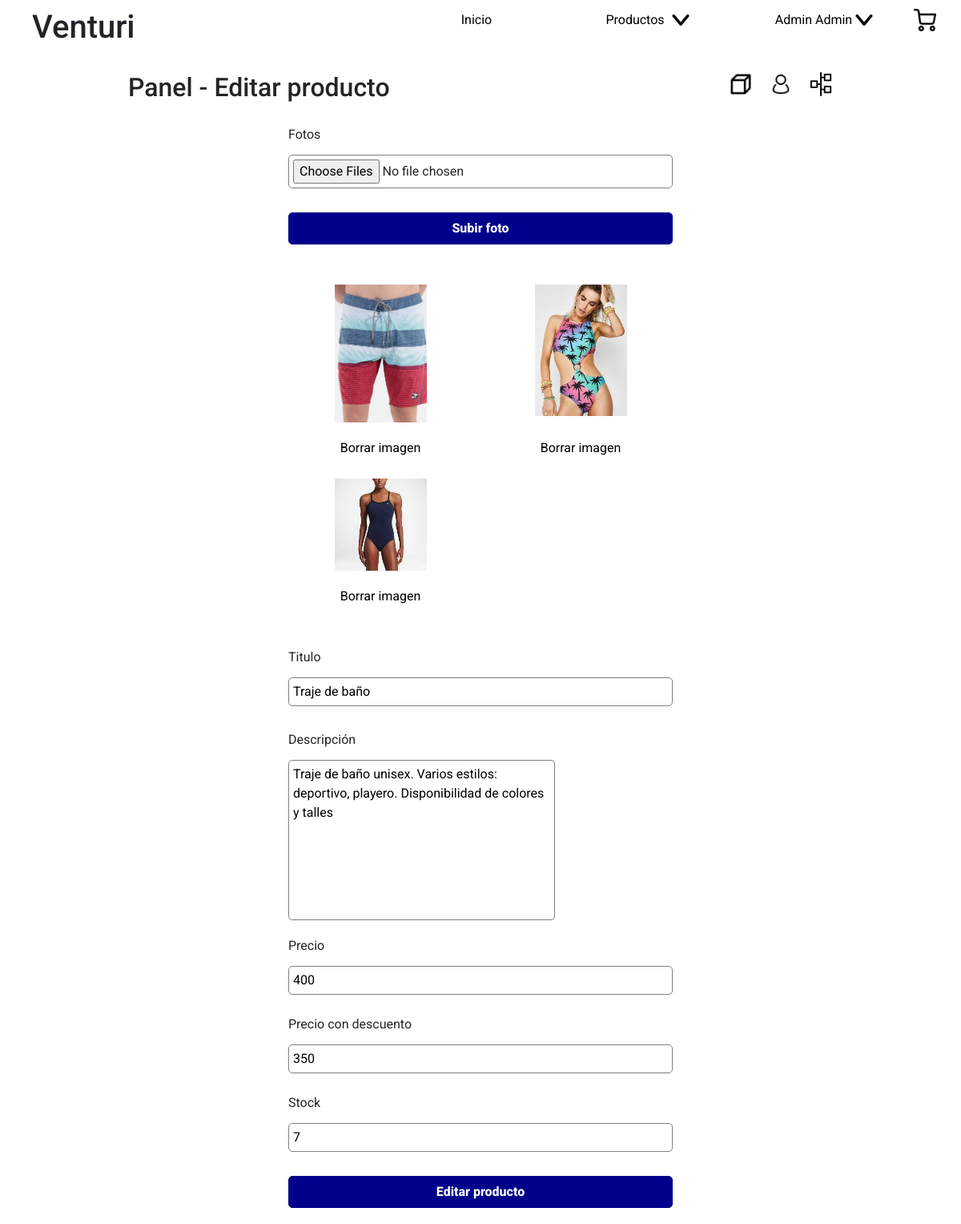
/index.php?section=panel&category=productEdit&id=3 (signed in), run on the app's committed database.
### tables this page shows
CREATE TABLE IF NOT EXISTS products_photos (
    id int UNSIGNED NOT NULL AUTO_INCREMENT,
    image varchar(255) NOT NULL,
    products_id INT UNSIGNED NOT NULL,
    PRIMARY KEY (id),
    FOREIGN KEY (products_id)
    REFERENCES products (id)
    ON DELETE CASCADE
    ON UPDATE CASCADE
);

CREATE TABLE IF NOT EXISTS products (
    id int UNSIGNED NOT NULL AUTO_INCREMENT,
    title varchar(100) NOT NULL,
    description text(1000),
    price int NOT NULL DEFAULT 0,
    discount int DEFAULT NULL,
    stock int NOT NULL DEFAULT 0,
    created_at TIMESTAMP NOT NULL DEFAULT CURRENT_TIMESTAMP,
    updated_at TIMESTAMP NOT NULL DEFAULT CURRENT_TIMESTAMP,
    PRIMARY KEY (id)
);

### back/config/functions/sql.php (called while the page is built, shortened)
<?php
function select($query){
global $cnx;
$matchs = [];
$rta = mysqli_query($cnx, $query);
if(mysqli_num_rows($rta) > 0){
    while($match = mysqli_fetch_assoc($rta)):
        $matchs[] = $match;
    endwhile;
}
return $matchs;
}

### site/components/inputs/editPhotos.php (the view)
<?php if(isset($product["images"]) && !empty($product["images"])): ?>
    <div id="input" class="editPhotosInput">
        <div>
            <ul>
                <?php for ($i=0; $i < count($product["images"]); $i++): ?>
                    <li>
                        <img src="./site/images/products/<?= $product["images"][$i]["image"] ?>.jpg" alt="Foto n° <?= ($i+1) ?> del producto <?= $product["title"] ?>">
                        <a href="./back/controller/products_has_photos/delete.php?id=<?= $product["images"][$i]["id"] ?>&product_id=<?= $product["id"] ?>">Borrar imagen</a>
                    </li>
                <?php endfor; ?>
            </ul>
        </div>
    </div>
<?php endif; ?>

### site/components/inputs/titleInput.php (shortened to what this page needs)
<div id="input">
    <div>
        <label for="title">Titulo</label>
        <input type="text" name="title" id="title" <?php if(!isset($product["title"])): ?> placeholder="Titulo del producto" <?php else: ?> value="<?= $product['title'] ?>" <?php endif; ?>>
    </div>
</div>

### site/components/inputs/descriptionInput.php (shortened to what this page needs)
<div id="input">
    <div>
        <label for="description">Descripción</label>
        <textarea name="description" id="description" <?php if(!isset($product["description"])): ?> placeholder="Descripción del producto" ><?php else: ?>><?= $product["description"] ?><?php endif; ?></textarea>
    </div>
</div>

### site/components/inputs/priceInput.php (shortened to what this page needs)
<div id="input">
    <div>
        <label for="price">Precio</label>
        <input type="number" name="price" id="price" <?php if(!isset($product["price"])): ?> placeholder="0" <?php else: ?> value="<?= $product['price'] ?>" <?php endif; ?> step="any" />
    </div>
</div>

### site/components/inputs/discountInput.php (shortened to what this page needs)
<div id="input">
    <div>
        <label for="discount">Precio con descuento</label>
        <input type="number" name="discount" id="discount" <?php if(!isset($product["discount"])): ?> placeholder="0" <?php else: ?> value="<?= $product['discount'] ?>" <?php endif; ?> step="any" />
    </div>
</div>

### site/components/inputs/stockInput.php (shortened to what this page needs)
<div id="input">
    <div>
        <label for="stock">Stock</label>
        <input type="number" name="stock" id="stock" <?php if(!isset($product["stock"])): ?> placeholder="0" <?php else: ?> value="<?= $product['stock'] ?>" <?php endif; ?>/>
    </div>
</div>

### site/css/index.css (style rules this page uses)
* { margin: 0; padding: 0; font-family: 'Roboto', sans-serif; box-sizing: border-box; }
body { max-width: 1920px; margin-left: auto; margin-right: auto; }

### site/css/views/panel/productEdit.css (style rules this page uses)
#productEdit >form >div { display: grid; grid-template-columns: 1fr; grid-template-rows: auto auto; grid-gap: 10px; }
#productEdit >form >div:nth-of-type(3) { grid-template-columns: auto auto; grid-template-rows: 1fr; }
#productEdit >form >div >div { display: grid; grid-template-columns: 1fr; grid-template-rows: auto auto; }
#productEdit >form >div >div input { margin-top: 5px; }
#productEdit >form textarea { width: 100%; height: 200px; resize: none; outline: none; border: 1px solid grey; border-radius: 5px; margin-top: 5px; padding: 5px; }

### site/css/components/input.css (style rules this page uses)
#input { width: 100%; display: grid; grid-template-columns: 1fr; grid-gap: 5px; margin-top: 10px; }
#input >div >input { width: 100%; padding: 5px; border: 1px solid grey; border-radius: 5px; outline: none; display: block; margin-top: 5px; }

### site/css/components/editPhotosInput.css (style rules this page uses)
.editPhotosInput >div >ul { display: grid; grid-template-columns: 1fr 1fr; grid-gap: 20px; }
.editPhotosInput >div >ul >li { display: grid; grid-template-columns: 1fr; grid-template-rows: 1fr 30px; grid-gap: 20px; }
.editPhotosInput >div >ul >li >img { display: block; width: 50%; margin-left: auto; margin-right: auto; }
.editPhotosInput >div >ul >li >a { display: block; text-decoration: none; color: black; margin-left: auto; margin-right: auto; width: fit-content; }

### data on the page
products_photos: image (picture)
products_photos: image (picture)
products_photos: image (picture)
products: title "Traje de baño", description "Traje de baño unisex. Varios estilos: deportivo, playero. Disponibilidad de colores y talles", price "400", discount "350", stock "7"

### other printed values
Site_Name "Venturi"
$_SESSION['user']['name'] "Admin"
$_SESSION['user']['surname'] "Admin"
$titleCategory[$category] "Editar producto"
